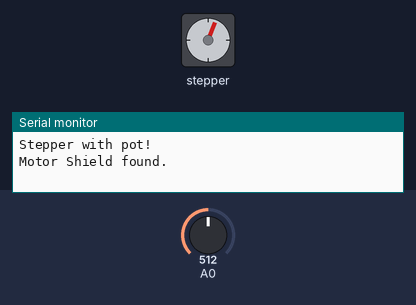
A sketch run on a simulated Arduino Uno, built with avr-gcc and run on an emulated ATmega328P. Parts: stepper motor, the last lines printed to the serial monitor. The inputs (shaded band) are chosen by the test bench; at power-on: A0 = 512. Stepper angles assume 32 steps per turn.

Above: at 0.28 s.
At 18.0 s:
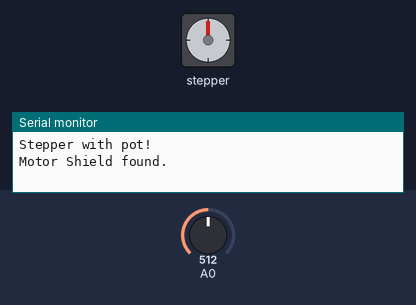
18.1 s: A0 set to 531
At 18.86 s:
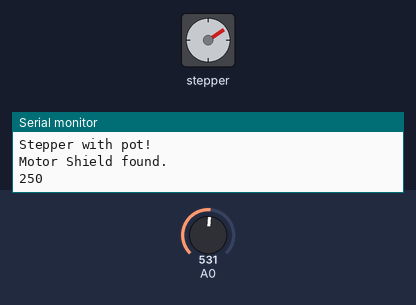
Timing chart, 0 to 27.1 s (numbered marks = the images above; inputs shaded):
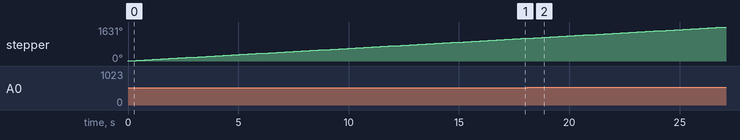

The sketch:

Pot_with_step.ino
```cpp
#include <Adafruit_MotorShield.h>

// Create the motor shield object with the default I2C address
Adafruit_MotorShield AFMS = Adafruit_MotorShield();
// Or, create it with a different I2C address (say for stacking)
// Adafruit_MotorShield AFMS = Adafruit_MotorShield(0x61);

// Connect a stepper motor with 32 steps per revolution (11.25 degree)
// to motor port #2 (M3 and M4)
Adafruit_StepperMotor *stepper = AFMS.getStepper(32, 2);

int Pval = 0;
int potVal = 0;


void setup() {
  Serial.begin(9600);           // set up Serial library at 9600 bps
  while (!Serial);
  Serial.println("Stepper with pot!");

  if (!AFMS.begin()) {         // create with the default frequency 1.6KHz
  // if (!AFMS.begin(1000)) {  // OR with a different frequency, say 1KHz
    Serial.println("Could not find Motor Shield. Check wiring.");
    while (1);
  }
  Serial.println("Motor Shield found.");

  stepper->setSpeed(10);  // 20 rpm
}

void loop() {

  potVal = map(analogRead(A0),0,1024,0,500);
  if (potVal>Pval)
  stepper->step(100, FORWARD, SINGLE);
  if (potVal<Pval)
  stepper->step(100, BACKWARD, SINGLE);

  Pval = potVal;

Serial.println(Pval); //for debugging
}

//  Serial.println("Single coil steps");
//  myMotor->step(100, FORWARD, SINGLE);
//  myMotor->step(100, BACKWARD, SINGLE);
//
//}
```

Measured:
- the behaviour switches between 514 and 515 on A0 (found by bisection; images 1 and 2)
- by itself, stepper: keeps turning clockwise at about 61°/s
